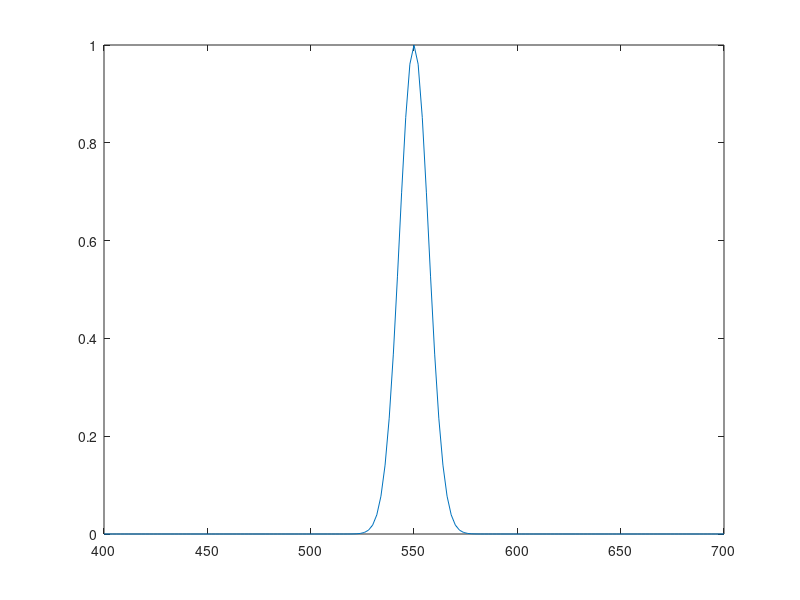

This chart was generated by the following MATLAB code:
%% Narror Green spectrum
clear;
% lambda = linspace(400,700,151);
% I0 = 0.6;
% L0 = 565;
% FWHM = 1000;
% I1 = I0 * exp(-(lambda-L0).^2/FWHM);
% I0 = 0.7;
% L0 = 520;
% FWHM = 1000;
% I2 = I0 * exp(-(lambda-L0).^2/FWHM);
% I = (I1+I2)/2
% figure(2)
% plot(lambda,I);ylim([0 1])
%% Narror Green spectrum
clear;
lambda = linspace(400,700,151);
I0 = 1;
L0 = 550;
FWHM = 100;
I = I0 * exp(-(lambda-L0).^2/FWHM);
figure(2)
plot(lambda,I)